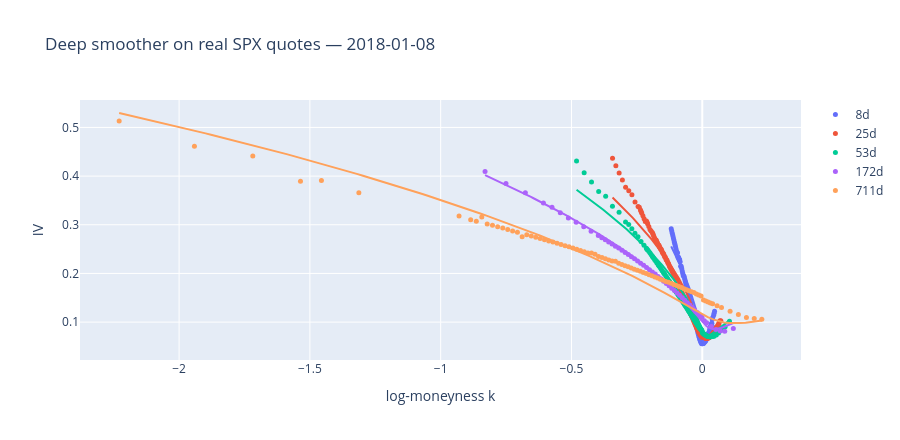
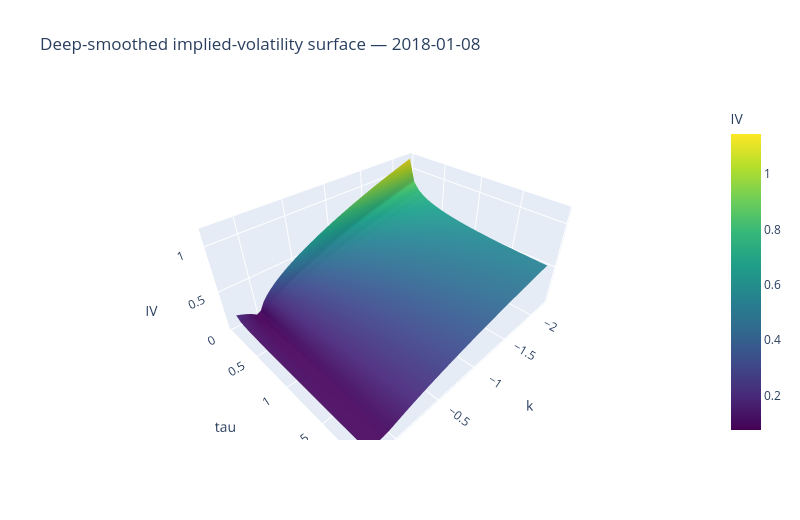
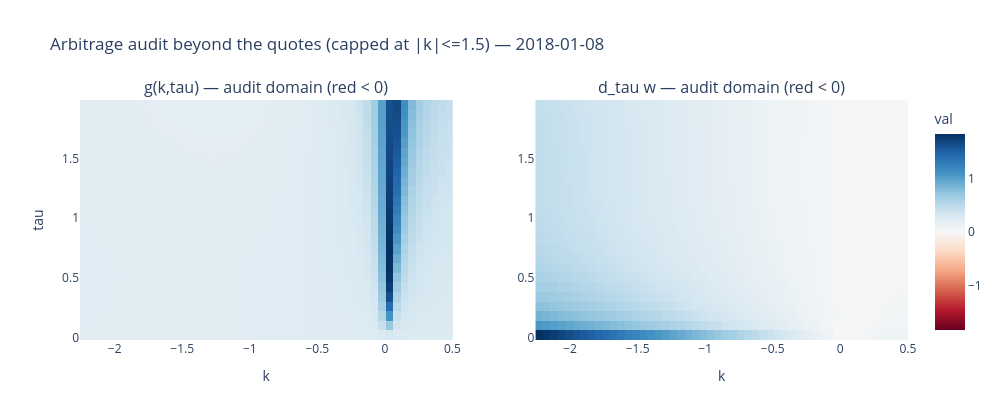

The code cell stored with these charts, in order, in its notebook:
### Code cell
# --- report figures for the last processed day: smiles + 3-D surface + audit maps ---
if real_rows and last_day is not None:
    d, res = last_day
    wm, pf = res["model"]; klo, khi, tlo, thi = res["grid"]
    day = df.filter(plr.col("date") == d)

    fig = go.Figure()
    exd = (day.group_by("exdate")
              .agg(plr.len().alias("n"), plr.col("tau").first().alias("tau"))
              .filter(plr.col("n") >= MIN_PTS_SLICE).sort("tau"))
    idx = onp.linspace(0, exd.height - 1, min(5, exd.height)).round().astype(int)
    palette = ["#636efa", "#ef553b", "#00cc96", "#ab63fa", "#ffa15a"]
    for ex, c in zip(exd["exdate"].gather(idx.tolist()), palette):
        s = day.filter(plr.col("exdate") == ex).sort("k")
        t = float(s["tau"][0])
        kk_ = onp.linspace(float(s["k"].min()), float(s["k"].max()), 120)
        ivh = onp.sqrt(onp.maximum(
            onp.asarray(wm(pf, np.array(kk_), np.array(onp.full_like(kk_, t)))), 1e-12) / t)
        fig.add_trace(go.Scatter(x=s["k"], y=s["iv_om"], mode="markers",
                                 marker=dict(color=c, size=5), name=f"{t*365:.0f}d"))
        fig.add_trace(go.Scatter(x=kk_, y=ivh, line=dict(color=c), showlegend=False))
    fig.update_layout(width=900, height=440, xaxis_title="log-moneyness k", yaxis_title="IV",
                      title=f"Deep smoother on real SPX quotes — {d}")
    fig.show()

    kg = onp.linspace(klo, khi, 50); tg = onp.linspace(tlo, thi, 25)
    Kg, Tg = onp.meshgrid(kg, tg)
    Wg = onp.asarray(wm(pf, np.array(Kg.ravel()), np.array(Tg.ravel()))).reshape(Kg.shape)
    Z = onp.sqrt(onp.maximum(Wg, 1e-12) / Tg)
    fig = go.Figure(go.Surface(x=kg, y=tg, z=Z, colorscale="Viridis", colorbar=dict(title="IV")))
    fig.update_layout(width=800, height=520,
                      scene=dict(xaxis_title="k", yaxis_title="tau", zaxis_title="IV"),
                      title=f"Deep-smoothed implied-volatility surface — {d}")
    fig.show()

    kg2, tg2, Gd, WTd = surf_g_and_cal(wm, pf, *res["ext_dom"], nk=50, nt=25)
    fig = make_subplots(rows=1, cols=2, subplot_titles=(
        "g(k,tau) — audit domain (red < 0)", "d_tau w — audit domain (red < 0)"))
    fig.add_trace(go.Heatmap(z=Gd, x=kg2, y=tg2, zmid=0, colorscale="RdBu",
                             colorbar=dict(title="val")), 1, 1)
    fig.add_trace(viol_overlay(Gd, kg2, tg2), 1, 1)
    fig.add_trace(go.Heatmap(z=WTd, x=kg2, y=tg2, zmid=0, colorscale="RdBu",
                             showscale=False), 1, 2)
    fig.add_trace(viol_overlay(WTd, kg2, tg2), 1, 2)
    fig.update_xaxes(title_text="k"); fig.update_yaxes(title_text="tau", col=1)
    fig.update_layout(width=1000, height=420,
                      title=f"Arbitrage audit beyond the quotes (capped at |k|<={K_EXT_CAP}) — {d}")
    fig.show()
